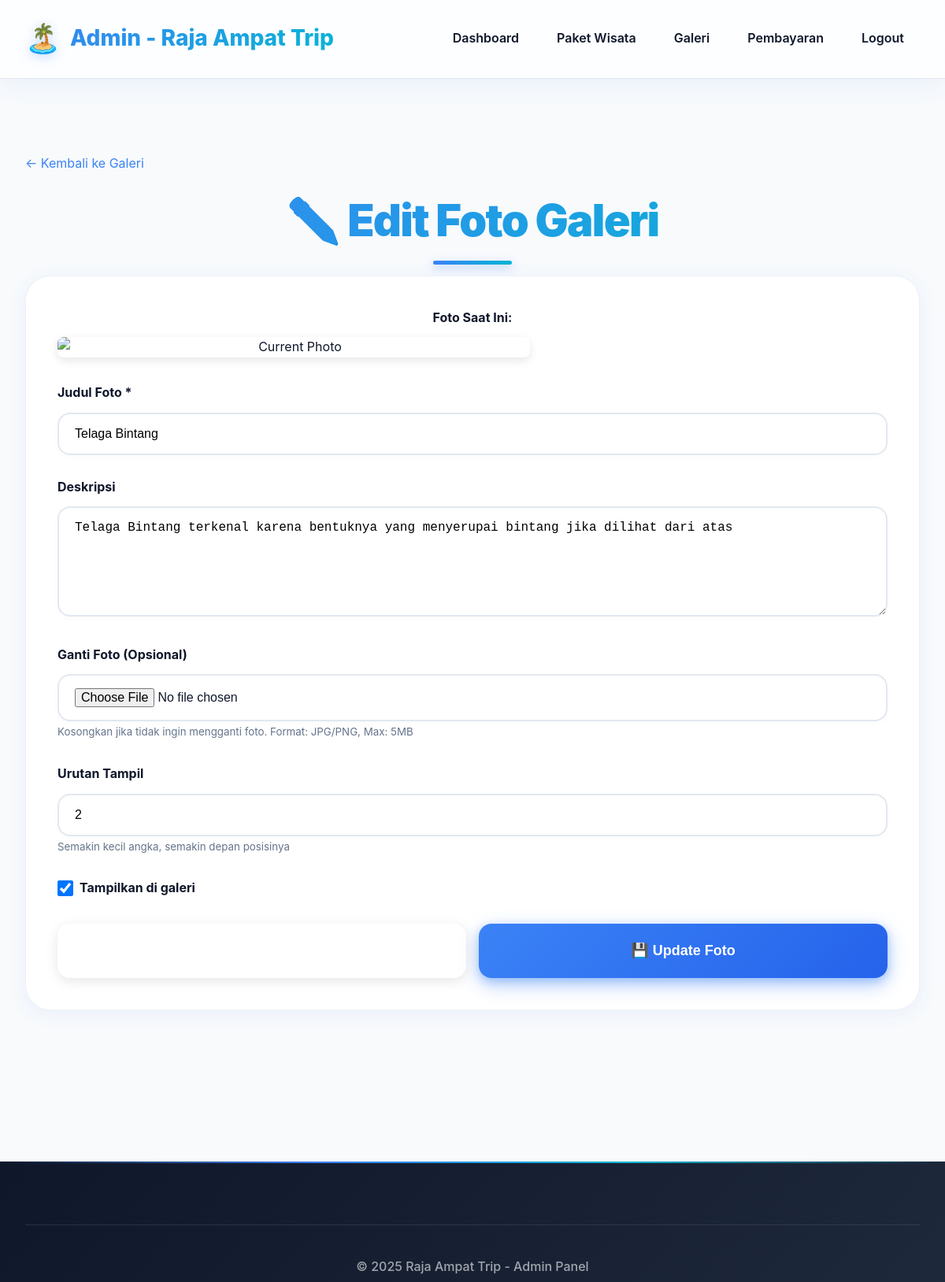
Page /admin/galeri-edit.php?id=2 (signed in) on the committed database.
### tables this page shows
CREATE TABLE IF NOT EXISTS galeri (
    id INT AUTO_INCREMENT PRIMARY KEY,
    judul VARCHAR(200) NOT NULL,
    deskripsi TEXT,
    foto VARCHAR(255) NOT NULL,
    urutan INT DEFAULT 0,
    tampilkan BOOLEAN DEFAULT 1,
    created_at TIMESTAMP DEFAULT CURRENT_TIMESTAMP,
    updated_at TIMESTAMP DEFAULT CURRENT_TIMESTAMP ON UPDATE CURRENT_TIMESTAMP
);

### admin/galeri-edit.php (the view, shortened to what this page needs)
<?php
require_once '../includes/config.php';
$id = $_GET['id'] ?? 0;
$stmt = $pdo->prepare("SELECT * FROM galeri WHERE id = ?");
$stmt->execute([$id]);
$foto = $stmt->fetch();
?>
<!DOCTYPE html>
<html lang="id">
<head>
    <link rel="stylesheet" href="../public/assets/css/style.css">
</head>
<body>
    <nav class="navbar">
        <div class="container">
            <a href="dashboard.php" class="navbar-brand">Admin - <?= SITE_NAME ?></a>
            <ul class="navbar-menu">
                <li><a href="dashboard.php">Dashboard</a></li>
                <li><a href="paket-list.php">Paket Wisata</a></li>
                <li><a href="galeri-list.php">Galeri</a></li>
                <li><a href="pembayaran-list.php">Pembayaran</a></li>
                <li><a href="logout.php">Logout</a></li>
            </ul>
        </div>
    </nav>
    <section class="section">
        <div class="container">
            <a href="galeri-list.php" style="color: var(--primary); margin-bottom: 1rem; display: inline-block;">← Kembali ke Galeri</a>
            <h2 class="section-title">✏️ Edit Foto Galeri</h2>
            <div class="detail-info">
                <?php if ($foto['foto']): ?>
                    <div style="margin-bottom: 2rem; text-align: center;">
                        <label class="form-label">Foto Saat Ini:</label>
                        <img src="../public/uploads/galeri/<?= htmlspecialchars($foto['foto']) ?>"
                             alt="Current Photo"
                             style="max-width: 600px; width: 100%; border-radius: 8px; box-shadow: 0 4px 12px rgba(0,0,0,0.1);"
                             onerror="this.src='../public/assets/img/placeholder.jpg'">
                    </div>
                <?php endif; ?>
                <form method="POST" enctype="multipart/form-data">
                    <div class="form-group">
                        <label class="form-label">Judul Foto *</label>
                        <input type="text" name="judul" class="form-control"
                               placeholder="Contoh: Keindahan Bawah Laut Raja Ampat" required
                               value="<?= htmlspecialchars($_POST['judul'] ?? $foto['judul']) ?>">
                    </div>
                    <div class="form-group">
                        <label class="form-label">Deskripsi</label>
                        <textarea name="deskripsi" class="form-control"
                                  placeholder="Ceritakan tentang foto ini..."><?= htmlspecialchars($_POST['deskripsi'] ?? $foto['deskripsi']) ?></textarea>
                    </div>
                    <div class="form-group">
                        <label class="form-label">Ganti Foto (Opsional)</label>
                        <input type="file" name="foto" class="form-control"
                               accept="image/jpeg,image/png"
                               onchange="previewImage(this)">
                        <small style="color: var(--gray);">Kosongkan jika tidak ingin mengganti foto. Format: JPG/PNG, Max: 5MB</small>
                    </div>
                    <div class="form-group">
                        <label class="form-label">Urutan Tampil</label>
                        <input type="number" name="urutan" class="form-control"
                               placeholder="0" min="0"
                               value="<?= htmlspecialchars($_POST['urutan'] ?? $foto['urutan']) ?>">
                        <small style="color: var(--gray);">Semakin kecil angka, semakin depan posisinya</small>
                    </div>
                    <div class="form-group">
                        <label style="display: flex; align-items: center; gap: 0.5rem; cursor: pointer;">
                            <input type="checkbox" name="tampilkan" value="1"
                                   <?= $foto['tampilkan'] ? 'checked' : '' ?>
                                   style="width: 20px; height: 20px; cursor: pointer;">
                            <span class="form-label" style="margin: 0;">Tampilkan di galeri</span>
                        </label>
                    </div>
                    <div style="display: grid; grid-template-columns: 1fr 1fr; gap: 1rem; margin-top: 2rem;">
                        <a href="galeri-list.php" class="btn btn-outline" style="text-align: center;">
                        </a>
                        <button type="submit" class="btn btn-primary">
                            💾 Update Foto
                        </button>
                    </div>
                </form>
            </div>
        </div>
    </section>
    <footer class="footer">
        <div class="container">
            <div class="footer-bottom">
                <p>&copy; 2025 <?= SITE_NAME ?> - Admin Panel</p>
            </div>
        </div>
    </footer>
</body>
</html>

### rows in the picture
galeri: judul "Telaga Bintang", deskripsi "Telaga Bintang terkenal karena bentuknya yang menyerupai bintang jika dilihat dari atas", urutan "2", tampilkan "☑"

### other values in the picture
SITE_NAME "Raja Ampat Trip"
